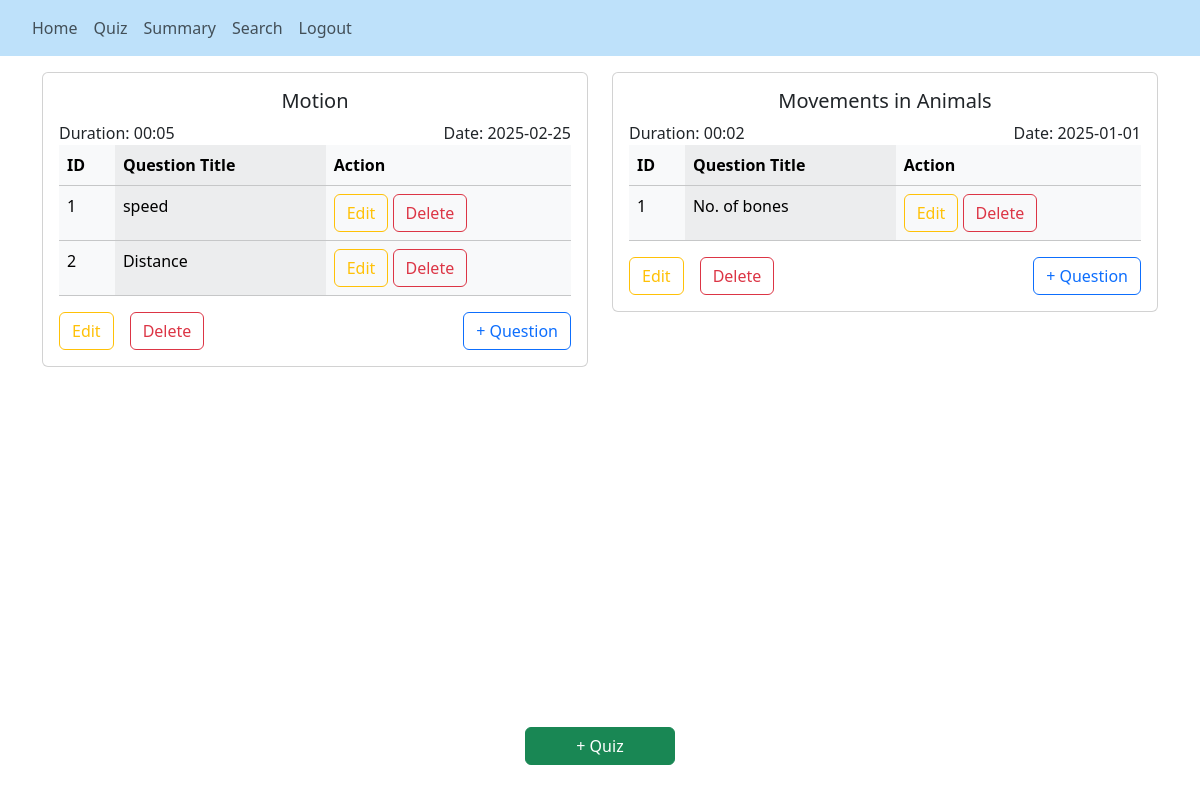
Before: /admin_quiz (signed in) with the older database file.
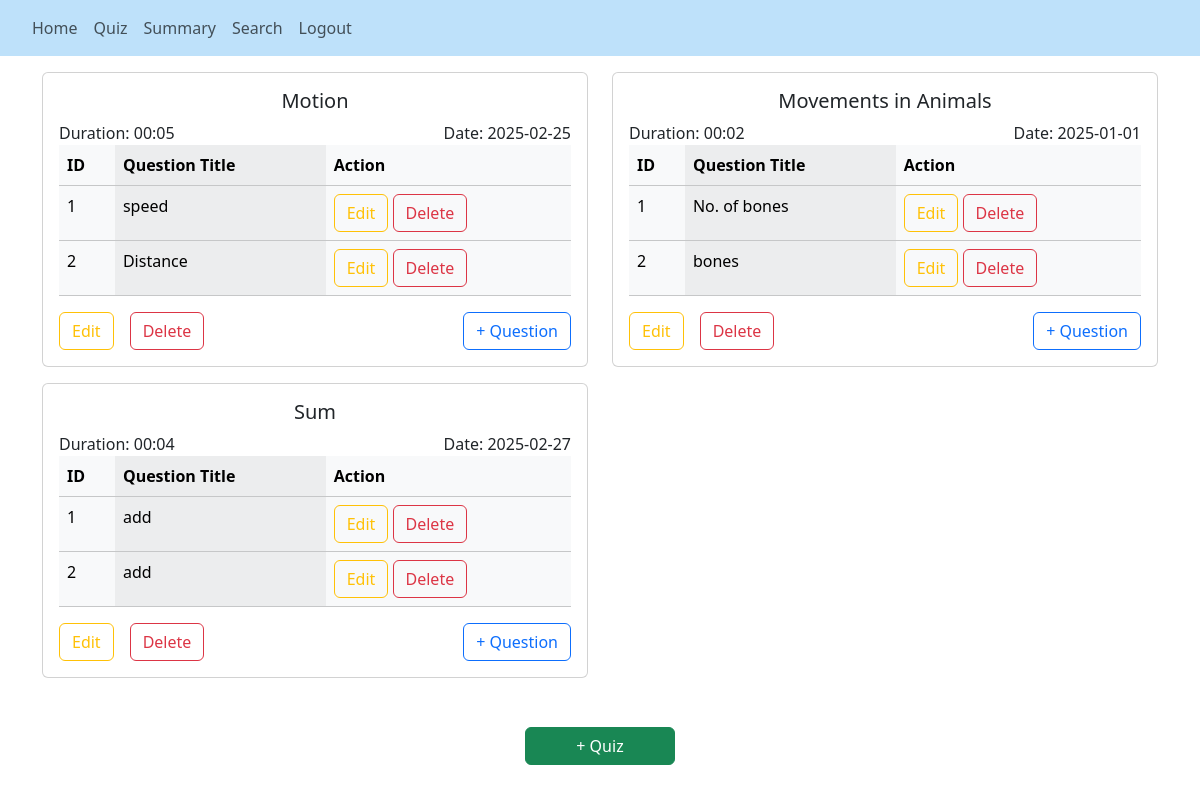
After: the same page with the newer database file.
### backend/models.py (models this page shows)
class Quiz(db.Model):
    __tablename__ = "quiz"
    id = db.Column(db.Integer, primary_key=True)
    date = db.Column(db.Date, nullable=False)
    duration = db.Column(db.Integer, nullable=False)
    chapter_id = db.Column(db.Integer, db.ForeignKey('chapter.id'), nullable=False)
    questions = db.relationship('Question', backref='quiz', lazy=True)
    scores = db.relationship('Score', backref='quiz', lazy=True)

class Chapter(db.Model):
    __tablename__ = "chapter"
    id = db.Column(db.Integer, primary_key=True)
    name = db.Column(db.String(100), nullable=False)
    desc = db.Column(db.String(200), nullable=False, default="No Description")
    subject_id = db.Column(db.Integer, db.ForeignKey('subject.id'), nullable=False)
    quizzes = db.relationship('Quiz', backref='chapter', lazy=True)

class Question(db.Model):
    __tablename__ = "question"
    id = db.Column(db.Integer, primary_key=True)
    title = db.Column(db.String(100), nullable=False)
    question_stmt = db.Column(db.String(250), nullable=False)
    option_a = db.Column(db.String(250), nullable=False)
    option_b = db.Column(db.String(250), nullable=False)
    option_c = db.Column(db.String(250), nullable=False)
    option_d = db.Column(db.String(250), nullable=False)
    correct_option = db.Column(db.String(1), nullable=False)  # a, b, c, or d
    quiz_id = db.Column(db.Integer, db.ForeignKey('quiz.id'), nullable=False)

### backend/controllers.py (the view)
@app.route("/admin_quiz")
@login_required
def admin_quiz():
    quizzes = Quiz.query.order_by(Quiz.id).all()
    questions = Question.query.order_by(Question.id).all()
    return render_template('admin_quiz.html', user=current_user, quizzes=quizzes, questions=questions)

### app.py (called while the page is built)
def start():
    quiz_app = Flask(__name__)
    quiz_app.config["SQLALCHEMY_DATABASE_URI"]="sqlite:///quiz_db.sqlite3"
    quiz_app.config["SECRET_KEY"] = "this_is_a_secret_for_quiz_app"
    db.init_app(quiz_app)
    quiz_app.app_context().push()
    quiz_app.debug = True
    db.create_all()
    create_admin()
    login_manager = LoginManager()
    login_manager.login_view = 'login'
    login_manager.init_app(quiz_app)
    @login_manager.user_loader
    def load_user(id):
        return User.query.get(int(id))
    print("Quiz app is running... ")

### templates/admin_quiz.html (shortened to what this page needs)
{% extends "base.html"%}
{% block nav %}
<nav class="navbar navbar-expand-lg navbar-light">
  <div class="collapse navbar-collapse mx-4" id="navbarSupportedContent">
    <ul class="navbar-nav mr-auto">
      <li class="nav-item active">
        <a class="nav-link" href="/admin">Home</a>
      </li>
      <li class="nav-item">
        <a class="nav-link" href="/admin_quiz">Quiz</a>
      </li>
      <li class="nav-item">
        <a class="nav-link" href="/admin_summary">Summary</a>
      </li>
      <li class="nav-item">
        <a class="nav-link" href="/admin/search">Search</a>
      </li>
      <li class="nav-item">
        <a class="nav-link" href="/logout">Logout</a>
      </li>
    </ul>
  </div>
</nav>
{% endblock %}
{% block content %}
<div class="container mb-5">
  <div class="row">
    {% if quizzes %}
    {% for quiz in quizzes %}
    <div class="col-lg-6">
      <div class="card mt-3">
        <div class="card-body table-responsive">
          <h5 class="card-title text-center">{{ quiz.chapter.name }}</h5>
          <div class="d-flex justify-content-between">
            <div>Duration: {{quiz.duration}}</div>
            <div>Date: {{quiz.date}}</div>
          </div>
          {% if questions %}
          <table class="table table-light table-striped-columns">
            <thead>
              <tr>
                <th>ID</th>
                <th>Question Title</th>
                <th>Action</th>
              </tr>
            </thead>
            <tbody>
            {% for question in quiz.questions %}
              <tr>
                <td>{{loop.index}}</td>
                <td>{{question.title}}</td>
                <td>
                  <a href="/question/{{ question.id }}/edit" class="btn btn-outline-warning">Edit</a>
                  <a href="/question/{{ question.id }}/delete" class="btn btn-outline-danger">Delete</a>
                </td>
              </tr>
              {% endfor %}
            </tbody>
          </table>
          {% else %}
          <p class="card-text">No Questions found</p>
          {% endif %}
          <a href="/quiz/{{ quiz.id }}/edit" class="btn btn-outline-warning float-start me-3">Edit</a>
          <a href="/quiz/{{ quiz.id }}/delete" class="btn btn-outline-danger float-start">Delete</a>
          <a href="/new_question/{{ quiz.id }}/" class="btn btn-outline-primary float-end">+ Question</a>
        </div>
      </div>
    </div>
    {% endfor %}
  </div>
  {% endif %}
</div>
<a href="/new_quiz" class="btn btn-success fixed-bottom-button">+ Quiz</a>
{% endblock %}

Changed rows visible on the page:
added Question: title "bones", shown under Quiz "Movements in Animals"
added Quiz: chapter.name "Sum", duration "00:04", date "2025-02-27"
added Question: title "add", shown under "Sum"
added Question: title "add", shown under "Sum"
